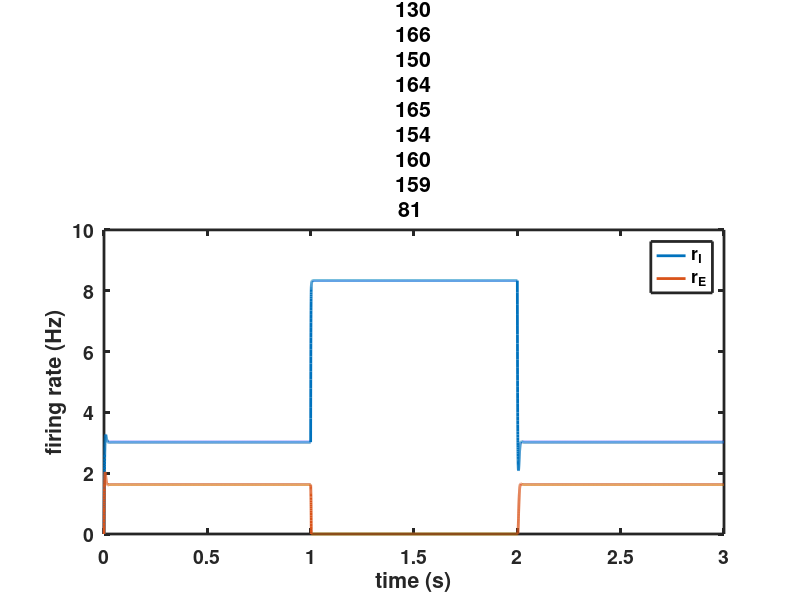
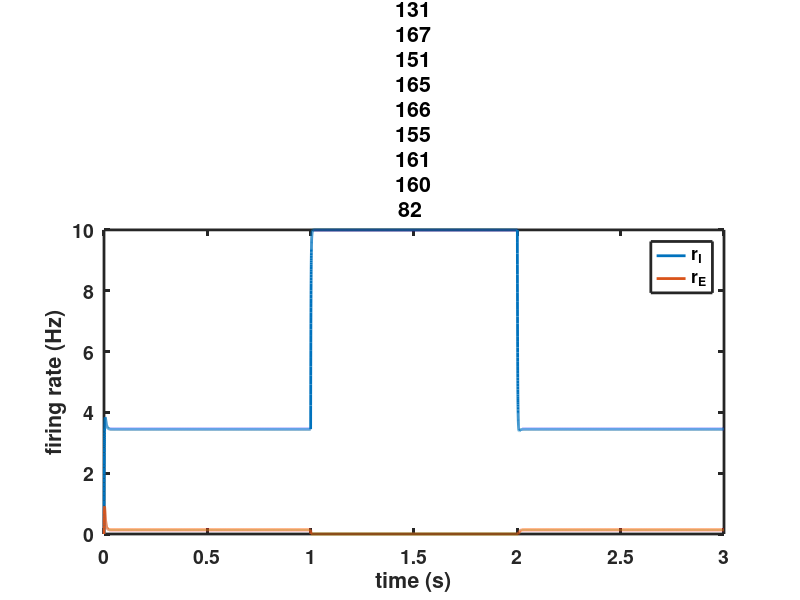
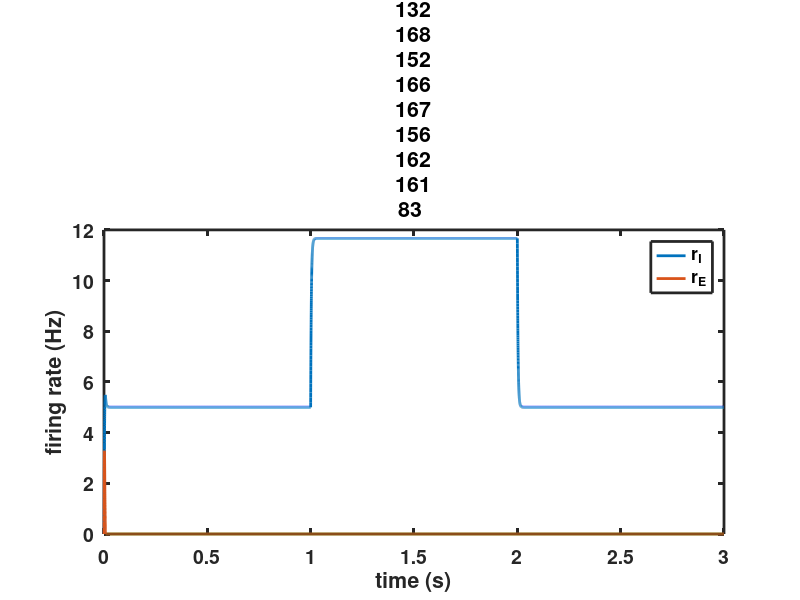
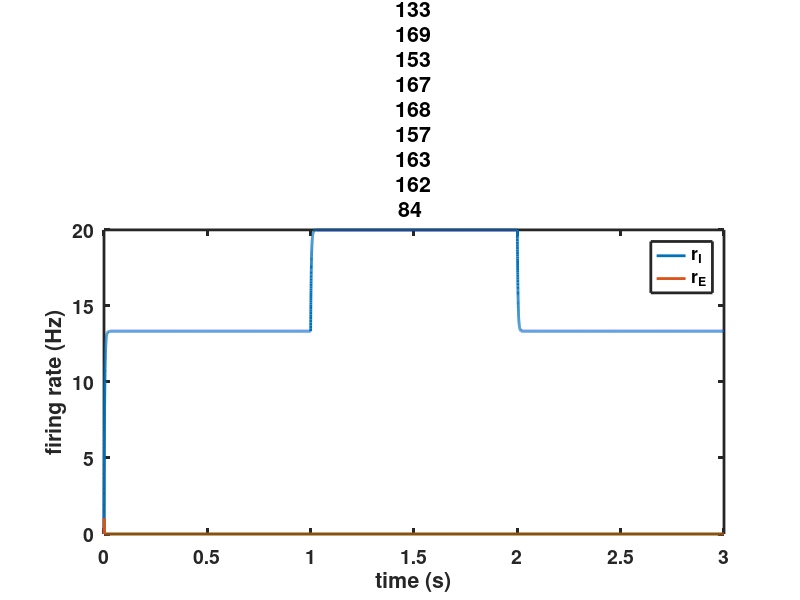

These charts were generated, in order, by the following MATLAB code:
%% parameter
theta_E = -5;
theta_I = 0;
r_max = 100; % Hz
alpha_E = 0.05;
alpha_I = 1;
W_EE = 2;
W_EI = 2.5;
W_IE = -2.5;
W_II = -2;

%% Time vector
dt = 1e-4; % 0.1 ms
t = 0:dt:3;

%% Create vector for extra current
Iapp_E = zeros(4, length(t));   % Iapp excitatory base
Iapp_I = zeros(4, length(t));   % Iapp inhibitory base
Istim_I = zeros(1, length(t));
Istim_I(1/dt:2/dt) = 20;

Iapp_E(1, :) = 5*ones(1, length(t));
Iapp_I(1, :) = 5*ones(1, length(t)) + Istim_I;
Iapp_E(2, :) = 5*ones(1, length(t));
Iapp_I(2, :) = 10*ones(1, length(t)) + Istim_I;
Iapp_E(3, :) = 5*ones(1, length(t));
Iapp_I(3, :) = 15*ones(1, length(t)) + Istim_I;
Iapp_E(4, :) = 5*ones(1, length(t));
Iapp_I(4, :) = 40*ones(1, length(t)) + Istim_I;


%% firing rate r vector
r_E = zeros(4, length(t));
r_I = zeros(4, length(t));
I_E = zeros(4, length(t));
I_I = zeros(4, length(t));

%% initialize parameters
tau_E = 5e-3 * ones(1, 4);
tau_I = 5e-3 * ones(1, 4);

tau_E(1, 3) = 2e-3;
tau_E(1, 4) = 2e-3;
tau_I(1, 3) = 10e-3;
tau_I(1, 4) = 10e-3;


for question_number = 1: 4

    for i = 2: length(t)
        %% get I value for last time slice
        I_E(question_number, i-1) = W_EE*r_E(question_number, i-1) + ...
            W_IE*r_I(question_number, i-1) + Iapp_E(question_number, i-1);
        
        I_I(question_number, i-1) = W_EI*r_E(question_number, i-1) + ...
            W_II*r_I(question_number, i-1) + Iapp_I(question_number, i-1);

        dr_E = (-r_E(question_number, i-1) + alpha_E * ((I_E(question_number, i-1)-theta_E)^2) * ...
            sign(I_E(question_number, i-1)-theta_E))*dt/tau_E(1, question_number);


        r_E(question_number, i) = r_E(question_number, i-1) + dr_E;

        % adjust the firing rate if it is out of r_max range
        if r_E(question_number, i) < 0
            r_E(question_number, i) = 0;
        elseif r_E(question_number, i) > r_max
            r_E(question_number, i) = r_max;
        end


        dr_I = (-r_I(question_number, i-1) + alpha_I * (I_I(question_number, i-1) - theta_I))* ...
            dt/tau_I(1, question_number);

        r_I(question_number, i) = r_I(question_number, i-1) + dr_I;

        % adjust the firing rate if it is out of r_max range
        if r_I(question_number, i) < 0
            r_I(question_number, i) = 0;
        elseif r_I(question_number, i) > r_max
            r_I(question_number, i) = r_max;
        end
    end
end


set(0,'DefaultLineLineWidth',2,...
    'DefaultLineMarkerSize',8, ...
    'DefaultAxesLineWidth',2, ...
    'DefaultAxesFontSize',14,...
    'DefaultAxesFontWeight','Bold');



for i = 1: 4
    figure(i);
    
    

    plot(t, r_I(i, :));
    legend_vec{1} = "r_I";
    
    hold on
    plot(t, r_E(i, :));
    legend_vec{2} = "r_E";

    xlabel("time (s)")
    ylabel("firing rate (Hz)")
    legend(legend_vec);
    
    title("Question "+ int2str(i))
end

